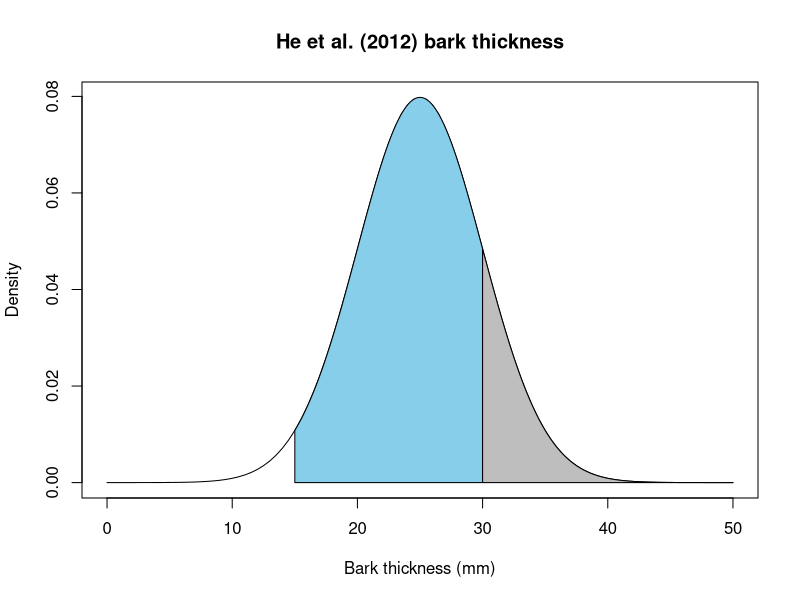

Generate this figure with R:
n = 100000
mean=25
sd = 5
xlab = "Bark thickness (mm)"
ylab = ""
x = seq(1.6, 60, length=n)
y = dnorm(x, mean=mean, sd=sd)

pdf("thickbark.pdf", version="1.5")
curve(dnorm(x, mean,sd), xlim=c(0, 50), ylab="Density", xlab="Bark thickness (mm)", , main="He et al. (2012) bark thickness")
coord.x = c(15, seq(15, 30, 0.01), 30)
coord.y = c(0, dnorm(seq(15, 30, 0.01), mean, sd), 0)


coord.x1 = c(30, seq(30, 50, 0.01), 50)
coord.y1 = c(0, dnorm(seq(30, 50, 0.01), mean, sd), 0)

polygon(coord.x, coord.y, col="skyblue")
polygon(coord.x1, coord.y1, col="gray")

#arrows(21, 0.015, 30, 0.025, length=0.1)
#text(30, 0.026, "Thick bark")


#arrows(34, dnorm(35, mean, sd) - 0.002, 40, 0.01, length=0.1)
#text(41, 0.011, "Very thick bark")

dev.off()